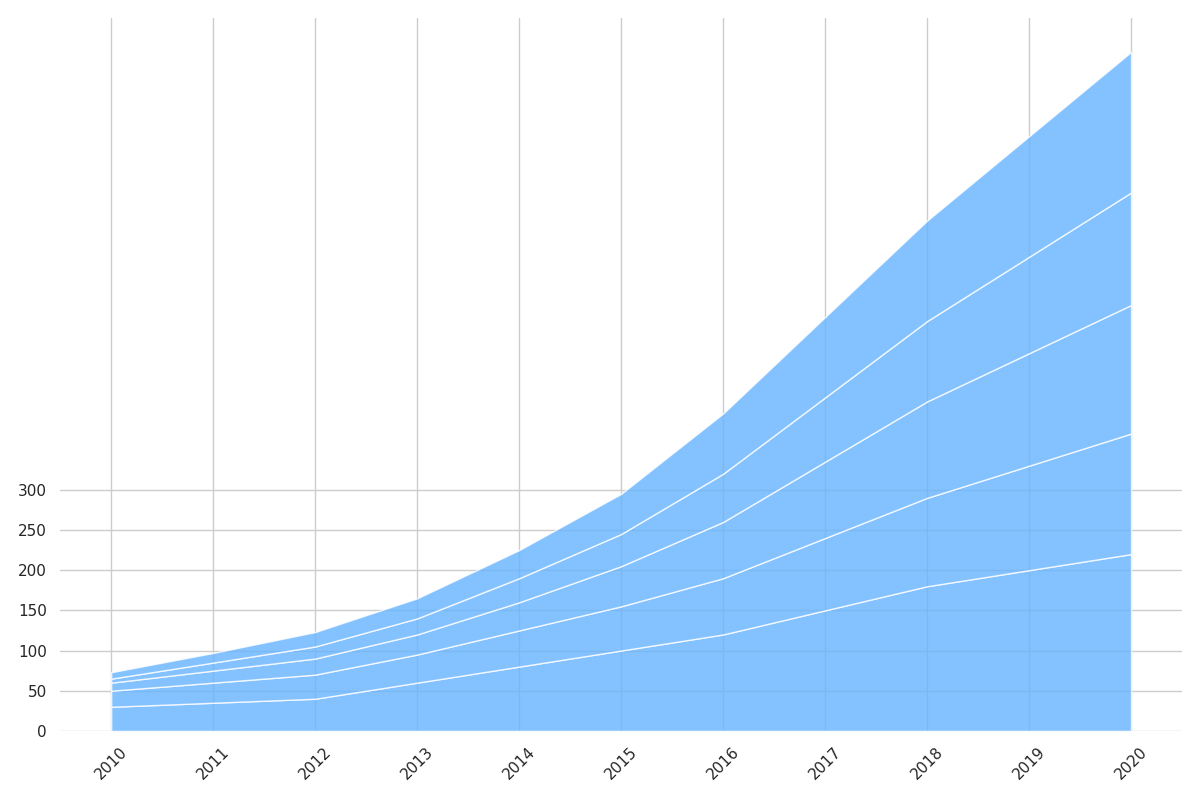

The script that drew this image:
import matplotlib.pyplot as plt
import numpy as np

years = np.arange(2010, 2021)
space_opera = np.array([30, 35, 40, 60, 80, 100, 120, 150, 180, 200, 220])
alien_encounters = np.array([20, 25, 30, 35, 45, 55, 70, 90, 110, 130, 150])
cosmic_adventure = np.array([10, 15, 20, 25, 35, 50, 70, 95, 120, 140, 160])
space_thriller = np.array([5, 10, 15, 20, 30, 40, 60, 80, 100, 120, 140])
time_travel_epic = np.array([8, 12, 18, 25, 35, 50, 75, 100, 125, 150, 175])

genre_data = np.vstack([
    space_opera, alien_encounters, cosmic_adventure, 
    space_thriller, time_travel_epic
])

fig, ax = plt.subplots(figsize=(12, 8))
consistent_color = '#66b3ff'
ax.stackplot(years, genre_data, colors=[consistent_color]*5, alpha=0.8)

# Remove border
ax.spines['top'].set_visible(False)
ax.spines['right'].set_visible(False)
ax.spines['left'].set_visible(False)
ax.spines['bottom'].set_visible(False)

plt.xticks(years, rotation=45)
plt.yticks(np.arange(0, 301, 50))

# Automatically adjust layout
plt.tight_layout()

plt.show()
